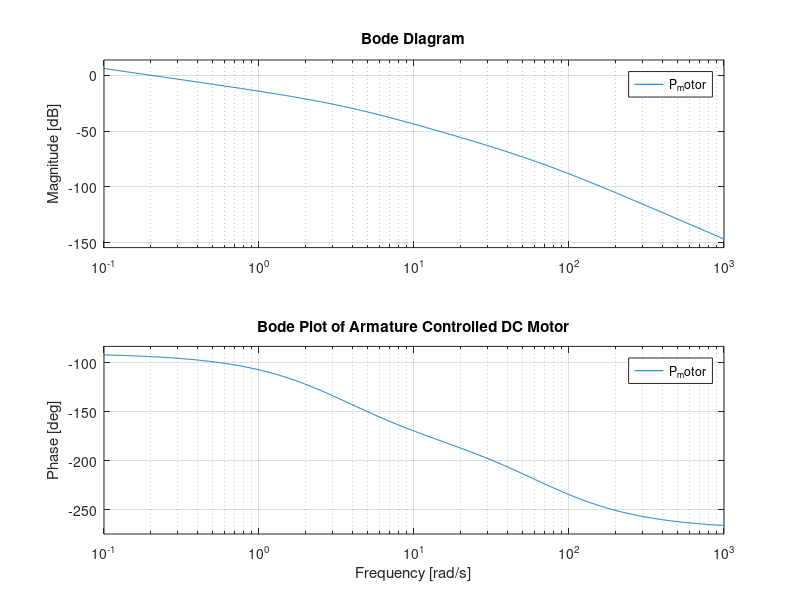

Write the MATLAB code that produced this figure.
clc;
clear;
close all;
%1. Create open-loop transfer function of the motor
Km = 0.3726;                                                    % Motor gain constant
Kb = 2.3;                                                       % Back-EMF constant
tau_e = 0.0147;                                                 % Electrical time constant
tau_m = 0.5505;                                                 % Mechanical time constant
Kbode = Km / (tau_e * tau_m);                                   % Bode gain constant
wn = sqrt((1 + Kb*Km) / (tau_e* tau_m));                        % Natural frequency
zeta = (tau_e + tau_m) / (2 *sqrt(tau_e * tau_m * (1 +Kb*Km))); % Damping ratio
s = tf('s');                                                    % Creates variable s that you can use in arational expression to create a continuous-time transfer function model
P_motor = Kbode / (s * (s^2 + 2*zeta*wn*s + wn^2));             % Transfer function of the motor 

%2. Plot Bode diagram of the motor
figure;                                                         % Opens new figure window
bode(P_motor);                                                  % Plots magnitude and phase response
grid on;                                                        % Enables grid lines on the plot
title('Bode Plot of Armature Controlled DC Motor');             % Sets title for the plot

%3. Calculate Gain Margin, Phase Margin, and Crossover Frequencies
[GM,PM,wpc,wgc]=margin(P_motor);                                % Extracts GM, PM, phase crossover (wpc),and gain crossover (wgc) frequencies
GM_dB = 20 * log10(GM);                                         % Converts Gain Margin to decibels (dB)

%4.Display stability results in Command Window
fprintf('Gain Crossover Frequency (wgc) = %.4f rad/s\n', wgc);   % Prints wgc
fprintf('Phase Crossover Frequency (wpc) = %.4f rad/s\n', wpc);  % Prints wpc
fprintf('Gain Margin (GM) = %.4f dB\n', GM_dB);                  % Prints GM in dB
fprintf('Phase Margin (PM) = %.4f deg\n', PM);                   % Prints PM in degrees
